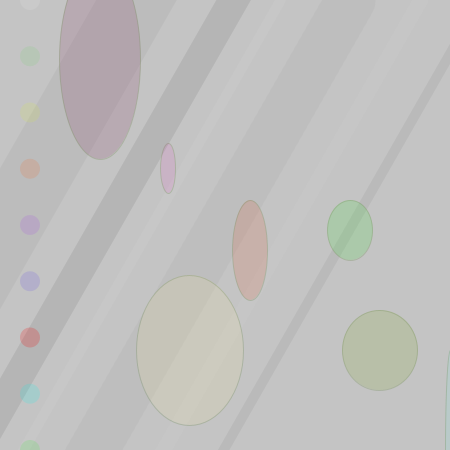
Frame 1 (no input)
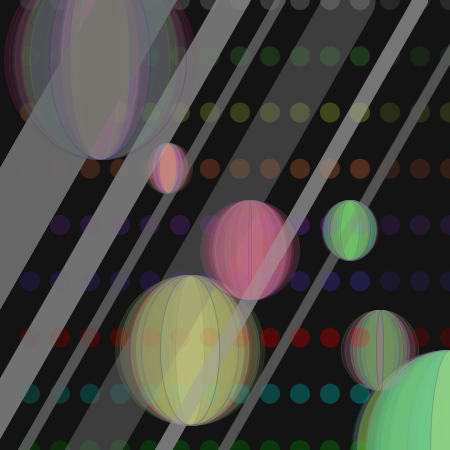
Frame 60 (the mouse pressed at the canvas centre just before this capture)
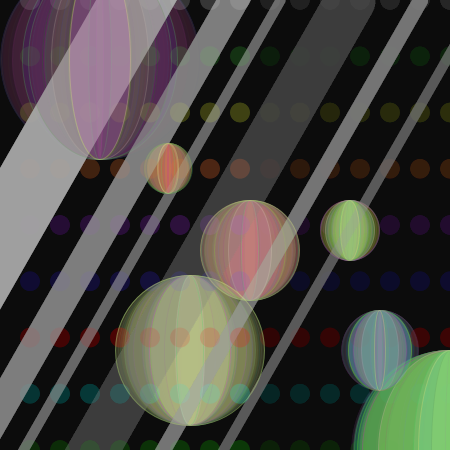
Frame 120 (the mouse held since frame 60 and released just before this capture)

The Processing sketch that drew these frames (run headless with seeded random() and noise(); from frame 60 on, the mouse is pressed at the canvas centre):

// Processing sketch: processing_38382
// ── processing_38382.pde

int value = 0;
int x_position=0;
int x_speed=30;

void setup() {
  size(450, 450);
}


void draw() {
  //draw the shining lines  
  strokeWeight(70);  
  stroke(random(255), 50);
  line(250, -200, -150, 500);
  strokeWeight(30); 
  stroke(random(255), 30);
  line(250, -30, -150, 670);
  strokeWeight(10);
  stroke(random(255), 20);
  line(280, 0, -120, 700);
  strokeWeight(50);
  stroke(random(255), 10);
  line(350, 0, -50, 700);
  strokeWeight(15);
  stroke(random(255), 40);
  line(420, 0, 20, 700);
  strokeWeight(10);
  stroke(random(255), 20);
  line(480, 0, 80, 700);

  //draw the running balls behind  
  x_position=x_position+x_speed;
  noStroke();
  fill(255, 30);
  ellipse(x_position, 0, 20, 20);
  fill(88, 219, 80, 30);
  ellipse(x_position, 56.25, 20, 20);
  fill(220, 242, 61, 40);
  ellipse(x_position, 112.5, 20, 20);
  fill(242, 119, 61, 50);
  ellipse(x_position, 168.75, 20, 20);
  fill(172, 61, 242, 40);
  ellipse(x_position, 225, 20, 20);
  fill(87, 61, 242, 40);
  ellipse(x_position, 281.25, 20, 20);
  fill(255, 0, 0, 50);
  ellipse(x_position, 337.5, 20, 20);
  fill(3, 255, 249, 40);
  ellipse(x_position, 393.75, 20, 20);
  fill(5, 255, 3, 30);
  ellipse(x_position, 450, 20, 20);

  if (x_position>450) {
    x_position=0;
  }


  fill(value, 10);
  rect(0, 0, 450, 450);

  //draw rolling balls
  stroke(random(255), random(255), random(255), 80);
  strokeWeight(1);
  fill(random(220, 256), random(30, 256), random(30, 256), 40);
  ellipse(250, 250, random(100), (100));
  fill(random(30, 256), random(30, 256), random(30, 256), 50);
  ellipse(380, 350, random(80), (80));
  fill(random(30, 256), random(30, 256), random(30, 256), 40);
  ellipse(100, 59, random(200), (200));
  fill(random(30, 256), random(220, 256), random(30, 256), 50);
  ellipse(450, 450, random(200), (200));
  fill(random(30, 256), random(220, 256), random(30, 256), 40);
  ellipse(350, 230, random(60), (60));
  fill(random(220, 256), random(30, 256), random(30, 256), 40);
  ellipse(168, 168, random(50), (50));
  fill(random(220, 256), random(220, 256), random(30, 256), 30);
  ellipse(190, 350, random(150), (150));
}

void mouseReleased() {
  if (value==0) {
    value=225;
  } 
  else {
    value=0;
  }
}  
